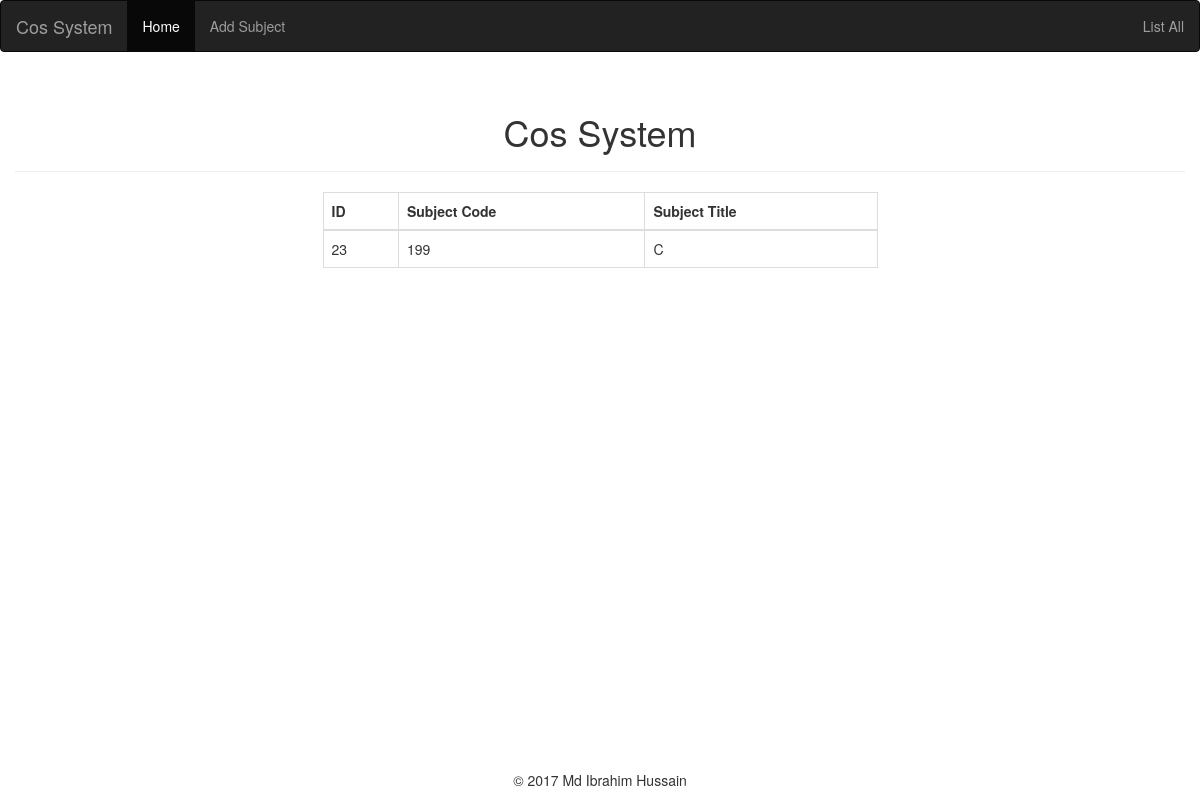
/course/show.php?id=23, run on the app's committed database.
### tables this page shows
CREATE TABLE `courses` (
  `id` int(11) NOT NULL,
  `subject_code` int(11) NOT NULL,
  `subject_title` varchar(255) NOT NULL,
  `created_at` datetime NOT NULL,
  `modified_at` datetime NOT NULL
);

### course/show.php (the view, shortened to what this page needs)
<?php
$db = new PDO('mysql:host=localhost;dbname=ibrahim;charset=utf8mb4', 'root', '');
$query = "SELECT * FROM `courses` WHERE id = ".$_GET['id'];
$stmt = $db->query($query);
$course = $stmt->fetch(PDO::FETCH_ASSOC);
?>
<!DOCTYPE html>
<html lang="en">
<head>
	<link rel="stylesheet" href="https://maxcdn.bootstrapcdn.com/bootstrap/3.3.7/css/bootstrap.min.css">
    <link href="../asset/css/bootstrap.min.css" rel="stylesheet">
</head>
<body>
<nav class="navbar navbar-inverse">
  <div class="container-fluid">
    <div class="navbar-header">
      <a class="navbar-brand" href="#">Cos System</a>
    </div>
    <ul class="nav navbar-nav">
      <li class="active"><a href="#">Home</a></li>
      <li><a href="create.php">Add Subject</a></li>
    </ul>
	 <ul class="nav navbar-nav navbar-right">
      <li><a href="index.php">List All</a></li>
    </ul>
  </div>
</nav>
<div class="container">
    <div class="row">
	<div class = "page-header">
		<h1 class="text-center">
			Cos System
		</h1>
	</div>
        <div class="col-md-offset-3 col-md-6">
		<table class="table table-bordered">
                <thead>
                    <tr>
                        <th>ID</th>
                        <th>Subject Code</th>
                        <th>Subject Title</th>
                    </tr>
                </thead>
				<tbody>
				<tr>
				<td><?=$course['id'];?></td>
				<td><?=$course['subject_code'];?></td>
				<td><?=$course['subject_title'];?></td>
				</tr>
				</tbody>
		</table>
        </div>
    </div>
</div>
<footer align="center">
	<p>&copy; 2017 Md Ibrahim Hussain</p>
</footer>

### course/show.php (style rules this page uses)
footer { background-color: #FFF; position:fixed; bottom: 0px; width: 100%; text-align: center; }

### data on the page
courses: id "23", subject_code "199", subject_title "C"
